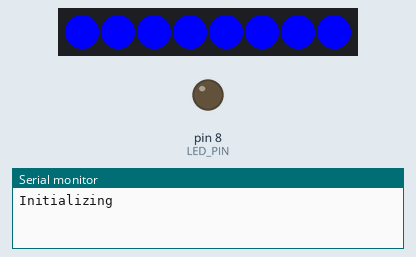
The sketch below on a simulated Arduino Uno, built with avr-gcc and run on an emulated ATmega328P. On the bench: 8 RGB LEDs in strip order, left to right, output pins drawn as LEDs (lit = HIGH), the last lines printed to the serial monitor. Dim RGB values are drawn brighter than linear; storage starts empty.

Above: at 0.1 s.
At 6.93 s:
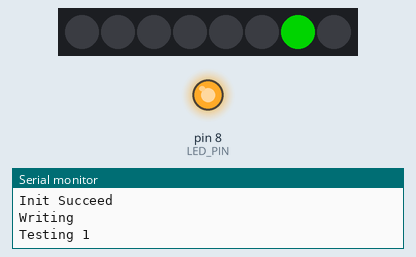
At 9.96 s:
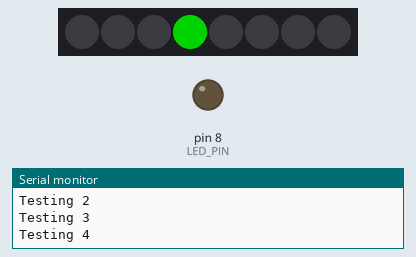
At 19.55 s:
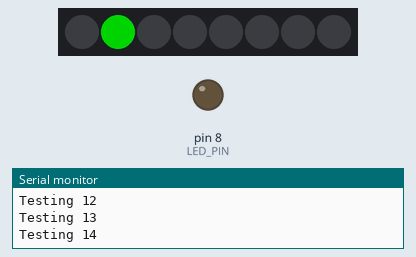
At 29.31 s:
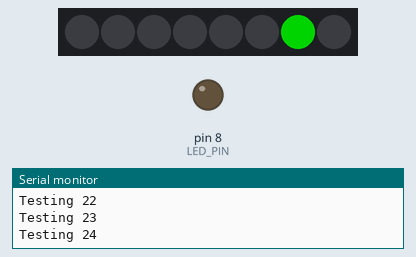
At 38.93 s:
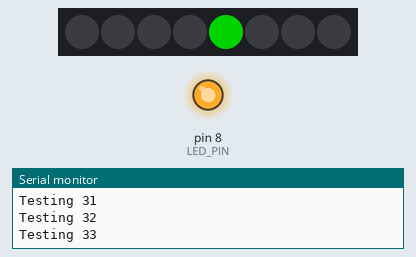
Timing chart, 0 to 40.0 s (numbered marks = the images above):
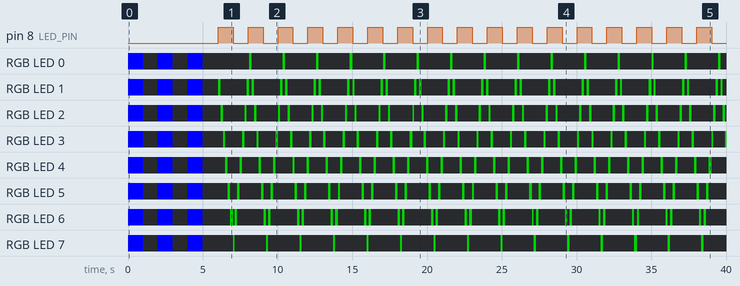

The sketch:

sketch_nov13a.ino
```cpp
#include <SPI.h>
#include <SD.h>
#include <FastLED.h>           // Include FastLED library

#define LED_PIN 8    // data pin for the blinking led
#define NUM_LEDS 8    // Number of LEDs in the chain
#define DATA_PIN 6    // Data pin for LED strip control

File myFile;
String filename;

int i = 0;
int ledState = LOW;  // ledState used to set the LED
unsigned long previousMillis_led = 0;  // will store last time LED was updated
unsigned long previousMillis_bln = 0;  // will store last time LED was updated
const long interval_led = 1000;  // interval at which to blink (milliseconds)
const long interval_bln = 160;


CRGB leds[NUM_LEDS];  // Array to hold LED color data for the led strip
int l_delay = 2000 / 15; // the delay between the lights in the led strip
int loopCount = 0; // counts the number of times the loops
int count_count = 0; // variable that loops over the elements in the array myVals
bool dir = true;
int dot = 0;

void setup() {
  // put your setup code here, to run once:
  Serial.begin(9600);
  while (!Serial){
    ;
  }

  Serial.println("Initializing");
  pinMode(LED_PIN, OUTPUT);
  FastLED.addLeds<NEOPIXEL, DATA_PIN>(leds, NUM_LEDS);  // Initialize LEDs

  for (int a=0; a<3; a++) { // flashes the led strip 3 times blue before starting the test
      fill_solid(leds, NUM_LEDS, CRGB::Blue); // flashing blue
      FastLED.show();
      delay(1000);
      fill_solid(leds, NUM_LEDS, CRGB::Black); // turning off the strip
      FastLED.show();
      delay(1000);
  }

  if (!SD.begin(4)){
    Serial.println("init failed");
    while(1);
  }
  Serial.println("Init Succeed");

  filename = "Time.txt";
  myFile = SD.open(filename, FILE_WRITE);
  if (myFile) {
    Serial.println("Writing");
    myFile.println("Testing");
    myFile.close();
  }
}


void loop() {

  // setting up the constantly blinking light
  unsigned long currentMillis = millis();

  if (currentMillis - previousMillis_led >= interval_led) {
    // save the last time you blinked the LED
    previousMillis_led = currentMillis;

    // if the LED is off turn it on and vice-versa:
    if (ledState == LOW) {
      ledState = HIGH;
    } else {
      ledState = LOW;
    }

    // set the LED with the ledState of the variable:
    digitalWrite(LED_PIN, ledState);
    i = i+1;
    String test1 = "Testing "+String(i);
    log_SD(test1);
  }

  if (currentMillis - previousMillis_bln >= interval_bln) {
    previousMillis_bln = currentMillis;

    if (dir==true){
      dot = dot+1;
      if (dot==NUM_LEDS-1){
        dir = false;
      }
    } else {
      dot = dot-1;
      if (dot==0){
        dir = true;
      }
    }
    FastLED.clear();
    leds[dot] = CRGB::Green;  // Set the current LED to green
    FastLED.show();
  }

}

void log_SD(String message){
  myFile = SD.open(filename, FILE_WRITE);
  if (myFile) {
    Serial.println(message);
    myFile.println(message);
    myFile.close();
  }
}
```

Measured:
- by itself, pin 8 (LED_PIN): alternates HIGH for 1.0 s and LOW for 1.0 s
- by itself, RGB LED 0: off → RGB(0, 0, 255) at 0.00 s, → off 1.0 s later, → RGB(0, 0, 255) 1.0 s later, → off 1.0 s later, … (36 changes in this stretch)
- by itself, RGB LED 1: off → RGB(0, 0, 255) at 0.00 s, → off 1.0 s later, → RGB(0, 0, 255) 1.0 s later, → off 1.0 s later, … (68 changes in this stretch)
